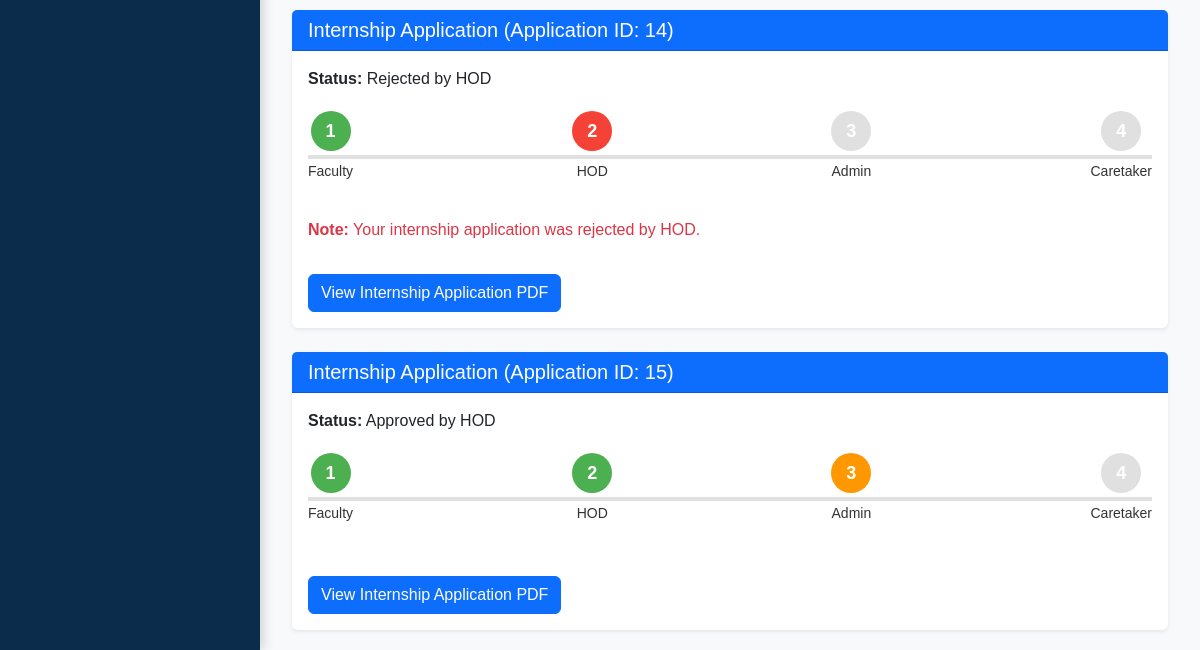
The app's page /student/internship_form_status (signed in, lower part), older data.
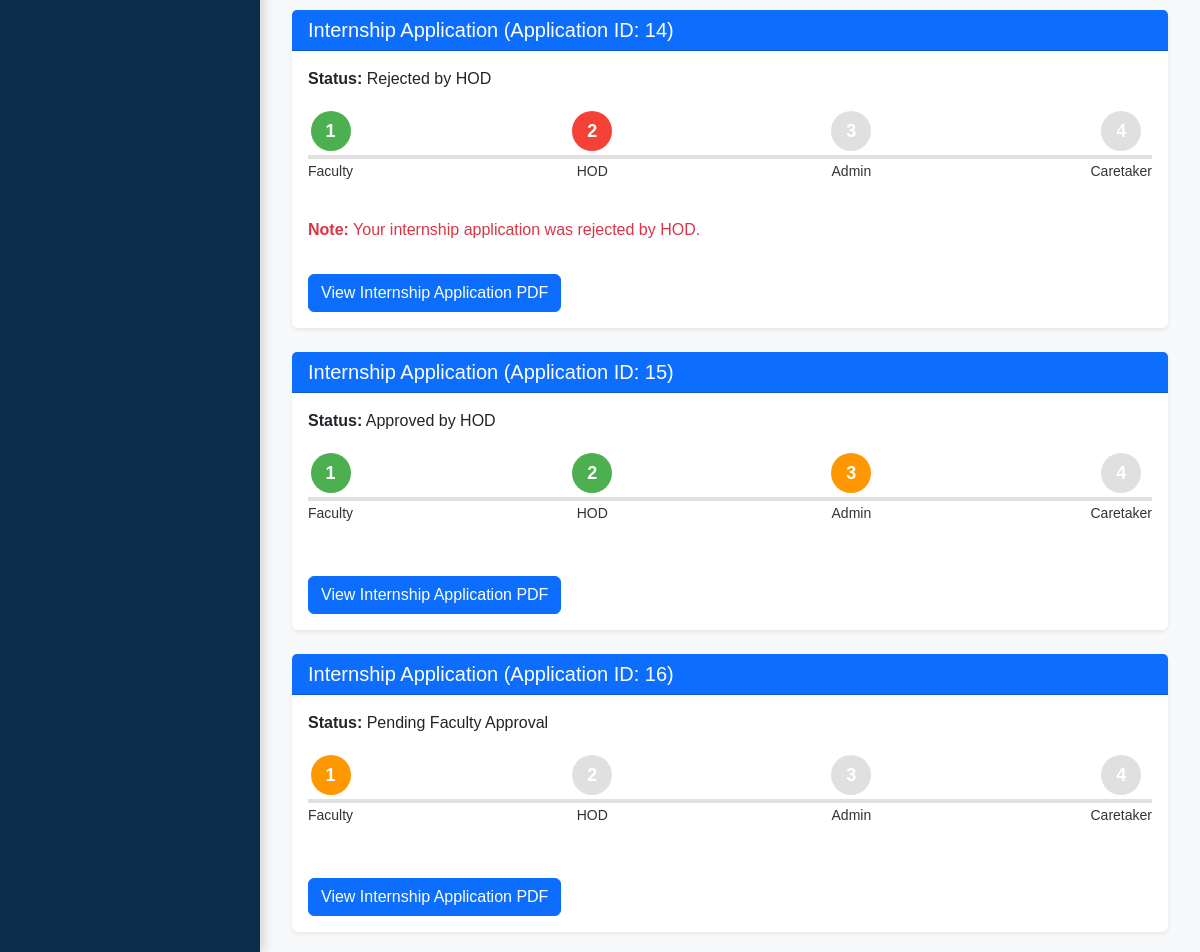
The same page, newer data.
### app/models.py (models this page shows)
class InternshipApplication(db.Model):
    __tablename__ = 'internship_application'
    id = db.Column(db.Integer, primary_key=True)
    name = db.Column(db.String(100), nullable=False)
    gender = db.Column(db.String(20), nullable=False)
    affiliation = db.Column(db.String(100), nullable=False)
    address = db.Column(db.String(200), nullable=False)
    contact_number = db.Column(db.String(15), nullable=False)
    email = db.Column(db.String(100), nullable=False)
    faculty_mentor = db.Column(db.String(100), nullable=False)
    faculty_email = db.Column(db.String(100), nullable=False)
    arrival_date = db.Column(db.Date, nullable=False)
    departure_date = db.Column(db.Date, nullable=False)
    id_card = db.Column(db.String(100), nullable=False)
    official_letter = db.Column(db.String(100), nullable=False)
    remarks = db.Column(db.String(300))
    status = db.Column(db.String(50), default="Pending Faculty Approval", nullable=False)
    faculty_signature_id = db.Column(db.Integer, db.ForeignKey('faculty.faculty_id'))
    hod_signature_id = db.Column(db.Integer, db.ForeignKey('faculty.faculty_id'))
    admin_signature_id = db.Column(db.Integer, db.ForeignKey('admin.admin_id'))
    approval_date = db.Column(db.DateTime, default=db.func.current_timestamp())

### app/student.py (the view)
@student_bp.route("/student/internship_form_status", methods=["GET"])
def internship_form_status():
    if 'user_id' not in session or session.get('user_role') != 'student':
        return redirect(url_for('auth.login'))
    user_id = session['user_id']
    user = CustomUser.query.get(user_id)
    if not user:
        flash("User not found.", "danger")
        return redirect(url_for('auth.login'))
    internship_applications = InternshipApplication.query.filter_by(email=user.email).all()
    if not internship_applications:
        flash("No internship applications found.", "danger")
        return redirect(url_for('student.profile'))
    return render_template(
        "student/internship_form_status.html",
        internship_applications=internship_applications
    )

### templates/student/internship_form_status.html (shortened to what this page needs)
{% extends "student/base.html" %}
{% block content %}
<div class="container mt-4">
    {% if internship_applications %}
        {% for application in internship_applications %}
        <div class="card shadow-sm border-0 mt-4">
            <div class="card-header bg-primary text-white">
                <h5 class="mb-0">Internship Application (Application ID: {{ application.id }})</h5>
            </div>
            <div class="card-body">
                <p><strong>Status:</strong> {{ application.status }}</p>
                <div class="stepper">
                    <div class="step
                        {% if application.status == 'Rejected by Faculty' %}
                            rejected
                        {% elif 'Pending Faculty Approval' in application.status %}
                            pending
                        {% else %}
                            completed
                        {% endif %}">
                        <div class="circle">1</div>
                        <p>Faculty</p>
                    </div>
                    <div class="step
                        {% if application.status == 'Rejected by HOD' %}
                            rejected
                        {% elif 'Pending HOD Approval' in application.status %}
                            pending
                        {% elif application.status in ['Approved by HOD','Approved by Caretaker','Rejected by Caretaker','Approved by Admin','Disapproved by Admin'] %}
                            completed
                        {% else %}
                            normal
                        {% endif %}">
                        <div class="circle">2</div>
                        <p>HOD</p>
                    </div>
                    <div class="step
                        {% if application.status == 'Disapproved by Admin' %}
                            rejected
                        {% elif 'Approved by HOD' in application.status %}
                            pending
                        {% elif application.status in ['Approved by Admin','Approved by Caretaker','Rejected by Caretaker'] %}
                            completed
                        {% else %}
                            normal
                        {% endif %}">
                        <div class="circle">3</div>
                        <p>Admin</p>
                    </div>
                    <div class="step
                        {% if application.status == 'Rejected by Caretaker' %}
                            rejected
                        {% elif 'Approved by Admin' in application.status %}
                            pending
                        {% elif application.status == 'Approved by Caretaker' %}
                            completed
                        {% else %}
                            normal
                        {% endif %}">
                        <div class="circle">4</div>
                        <p>Caretaker</p>
                    </div>
                </div>
                {% if 'Rejected' in application.status or 'Disapproved' in application.status %}
                <p class="text-danger mt-3">
                    <strong>Note:</strong> Your internship application was rejected by
                    {% if application.status == 'Rejected by Faculty' %}
                        Faculty.
                    {% elif application.status == 'Rejected by HOD' %}
                        HOD.
                    {% elif application.status == 'Disapproved by Admin' %}
                        Admin.
                    {% elif application.status == 'Rejected by Caretaker' %}
                        Caretaker.
                    {% endif %}
                </p>
                {% endif %}
                <button class="btn btn-primary mt-3" onclick="viewPDF('{{ application.id }}')">View Internship Application PDF</button>
            </div>
        </div>
        {% endfor %}
    {% else %}
        <p>No internship applications found.</p>
    {% endif %}
</div>
{% endblock %}

Row changes from the older to the newer data that the page shows:
added InternshipApplication: id "16", status "Pending Faculty Approval"
